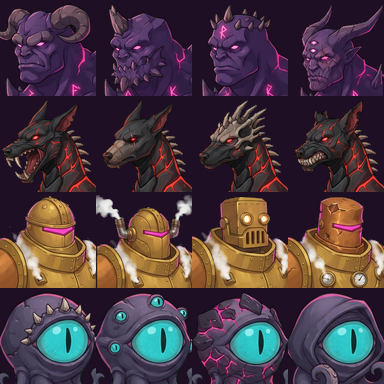
#> input picture assets/enemy-portraits.png, 384 x 384 px, given in place of t135-terrain-sheet.jpg, which was not available
$ python convert_terrain_t135.py
#> lines starting #> are read from the running program, lines starting #| are printed output that depends on the picture
### scripts/assets/convert_units_t133.py
#!/usr/bin/env python3
# Т.133 (ADR-0122): аркуші Gemini «мальований» стиль -> assets/units-atlas.png 480x192
# (кадр 96x96, сітка 5x2: idle, walk1, walk2, fire, death; ряд 0 — оперативник, ряд 1 — демон).
# Сирці — assets-src/t133-soldier-sheet.jpg і assets-src/t133-demon-sheet.jpg (поза git):
# один ряд із 5 фігур на хромакеї #00FF00, 1376x768, JPEG.
# Відмінності від convert_units.py (П14.3): фігури не піксель-арт, тому альфа плавна
# (матування за «зеленістю» g - max(r, b)), зменшення — LANCZOS по премножених каналах,
# зелений відблиск на краях прибирається (g <= max(r, b)) до і після зменшення.
# Т.134: звіт несе walkIoU (idle-walk1, walk1-walk2, idle-walk2) і weaponPx (пікселі зброї кадрів);
# збіг > WALK_IOU_MAX або зброя кадру кроку чи вогню < WEAPON_MIN від idle — помилка.
# Геометрія атласа не змінюється (ADR-0121): фігура стоячих кадрів — рядки 34..92,
# ноги — рядок 92 (ATLAS_FEET_ROW = 93 — перший рядок під ногами), якір x спільний для ряду.
from pathlib import Path
import json
import sys

import numpy as np
from PIL import Image
from scipy import ndimage

ROOT = Path(__file__).resolve().parents[2]
SRC = Path(sys.argv[1]) if len(sys.argv) > 1 else ROOT / 'assets-src'
OUT = ROOT / 'assets/units-atlas.png'
REPORT = Path(__file__).resolve().parent / 'units-t133-report.json'

FR = 96
TOP, BOTTOM = 34, 93  # фігура стоячого кадру: рядки TOP..BOTTOM-1
BODY_H = BOTTOM - TOP
MAX_W = 94  # найширший кадр — з полем 1 px з боків
K0, K1 = 20.0, 90.0  # «зеленість»: <= K0 — фігура, >= K1 — тло
WALK_IOU_MAX = 0.75  # Т.134: кадри кроку мають різнитись (на атласі Т.133 walk1/walk2 — 0,89)
WEAPON_MIN = 0.5  # Т.134: зброя кадрів кроку і вогню — не менше половини пікселів зброї idle


def matte(path):
    rgb = np.asarray(Image.open(path).convert('RGB')).astype(np.float32)
    r, g, b = rgb[..., 0], rgb[..., 1], rgb[..., 2]
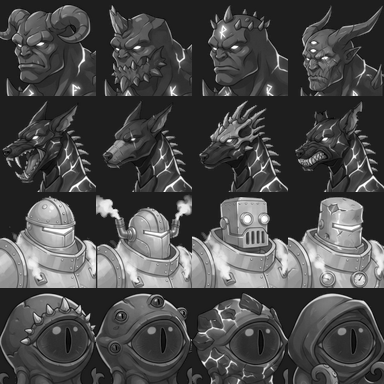
#> r: shape (384, 384) float32; min 0, max 255, mean 73.6
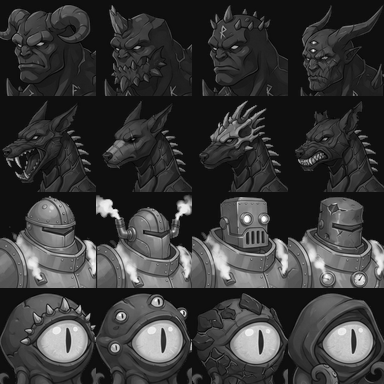
#> g: shape (384, 384) float32; min 0, max 255, mean 56.4
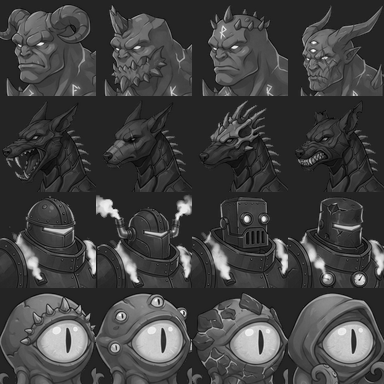
#> b: shape (384, 384) float32; min 0, max 255, mean 65
    green = g - np.maximum(r, b)
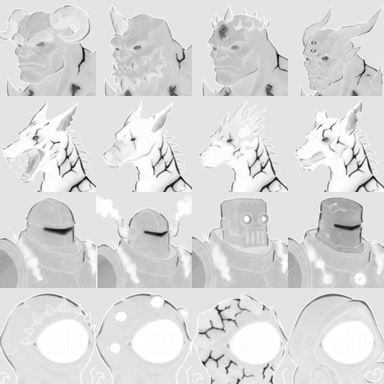
#> green: shape (384, 384) float32; min -205, max 0, mean -28.38; drawn with min black and max white
    alpha = np.clip((K1 - green) / (K1 - K0), 0.0, 1.0)
#> alpha: shape (384, 384) float32; every value is 1
    g2 = np.minimum(g, np.maximum(r, b))  # без зеленого відблиску
    out = np.dstack([r, g2, b, alpha * 255.0])
    return out


def split_figures(img, parts=5, grow=9):
    # Фігури перекриваються по колонках (спалах кадру fire над лежачим), тому ділимо
    # зв'язними компонентами розширеної маски: гвинтівка поруч із лежачим і спалах
    # лишаються зі своєю фігурою; дрібне (водяний знак) відпадає.
#> called with parts = 4, grow = 9
    mask = img[..., 3] > 128
#> mask: shape (384, 384) bool; every value is 1
    lbl, n = ndimage.label(ndimage.binary_dilation(mask, iterations=grow))
#> lbl: shape (384, 384) int32; every value is 1
#> n = 1
    sizes = ndimage.sum(mask, lbl, range(1, n + 1))
#> sizes = [147456]
    keep = sorted(np.argsort(sizes)[-parts:] + 1, key=lambda k: ndimage.center_of_mass(lbl == k)[1])
#> keep = [1]
    if len(keep) != parts:
#> (the run stopped early here; a loop or call above may not have finished)

$ run again, on assets/geo-tiles.png
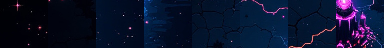
#> input picture assets/geo-tiles.png, 384 x 48 px, given in place of t135-terrain-sheet.jpg, which was not available
#> in matte, `r, g, b = rgb[..., 0], rgb[..., 1], rgb[..., 2]`:
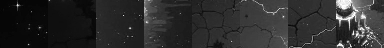
#> b: shape (48, 384) float32; min 3, max 255, mean 44.7
#> in matte, `green = g - np.maximum(r, b)`:
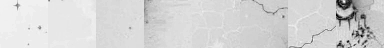
#> green: shape (48, 384) float32; min -201, max 7, mean -27.16; drawn with min black and max white
#> alpha: shape (48, 384) float32; every value is 1
#> mask: shape (48, 384) bool; every value is 1
#> lbl: shape (48, 384) int32; every value is 1
#> n = 1
#> sizes = [18432]
#> keep = [1]

$ run again, on assets/portraits.png
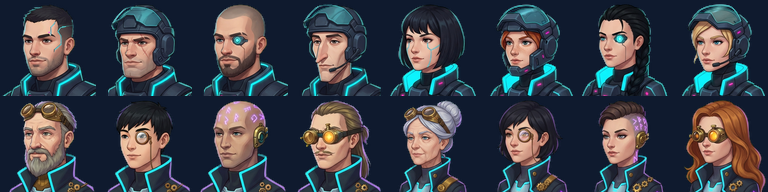
#> input picture assets/portraits.png, 768 x 192 px, given in place of t135-terrain-sheet.jpg, which was not available
#> in matte, `r, g, b = rgb[..., 0], rgb[..., 1], rgb[..., 2]`:
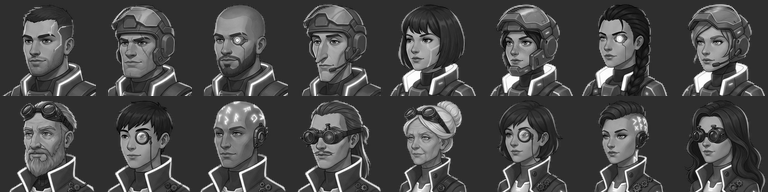
#> b: shape (192, 768) float32; min 0, max 255, mean 71.9
#> in matte, `green = g - np.maximum(r, b)`:
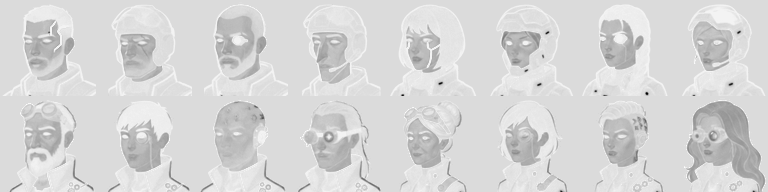
#> green: shape (192, 768) float32; min -198, max 9, mean -23.49; drawn with min black and max white
#> alpha: shape (192, 768) float32; every value is 1
#> mask: shape (192, 768) bool; every value is 1
#> lbl: shape (192, 768) int32; every value is 1
#> n = 1
#> sizes = [147456]
#> keep = [1]
